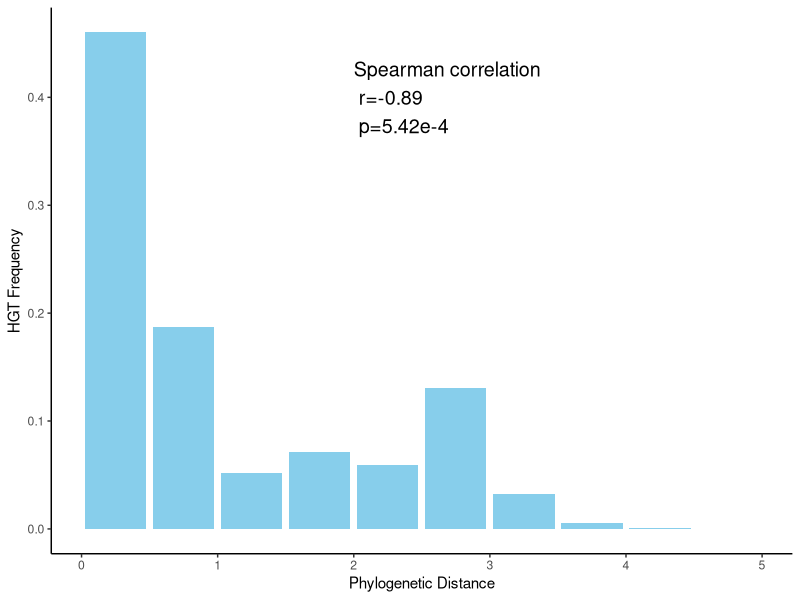

This chart was generated by the following R code:
library(ggplot2)
library(dplyr)
require(gridExtra)
library(grid)
library(cowplot)
library(ggpubr)

pdf(file="distance_freq.pdf", width=4, height=3, onefile=FALSE)

df<-read.table("distance_frequency_bin.csv", sep=",", header=TRUE)



#df$distance<-0.5*df$distance+0.25

#loess50 <- loess(frequency ~ distance, data=df, span=.5)
#smooth50 <- predict(loess50) 

r<-cor(df$distance, df$frequency, method = "spearman")
p<-cor.test(df$distance, df$frequency, method = "spearman")$p.value

ggplot(df, aes(x=distance, y=frequency)) +
  geom_bar(stat="identity", width = 0.45, position = "identity", fill = "skyblue") +
  theme_classic() +
  theme(panel.grid.major = element_blank(),
        panel.grid.minor = element_blank(),
        axis.line = element_line(colour = "black"))+
  xlab("Phylogenetic Distance")+
  ylab("HGT Frequency")+
  annotate("text", x = 2, y = 0.4, label = "Spearman correlation\n r=-0.89 \n p=5.42e-4", size = 5, color = "black", hjust = 0)





# p <- ggplot(df, aes(distance, frequency))
# p + geom_point(alpha = 8/10, aes(colour = "black"), size=0.5)+
#  ylim(c(0, 0.003))

# df$bin <- cut(df$distance, breaks = seq(0, 5, by = 0.2))
# 
# # Calculate summary statistics for each bin
# df_agg <- aggregate(frequency ~ bin, data = df, FUN = mean)
# 
# # Create bar plot
# ggplot(df_agg, aes(x = bin, y = frequency)) +
#   geom_bar(stat = "identity") +
#   labs(x = "Bins of x", y = "Mean of y")

r
p

dev.off()
